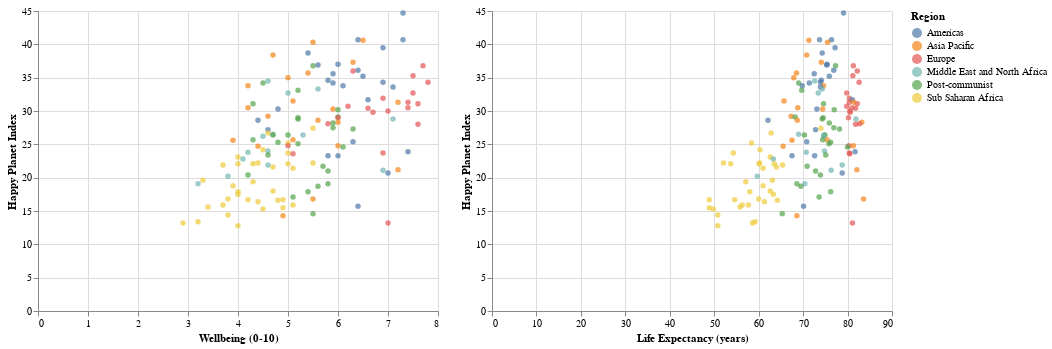

The code cell stored with this chart in its notebook:
### Code cell
# hover and tooltip across multiple charts
selected_area = alt.selection_interval()
chart = alt.Chart(hpi_df).mark_circle().encode(
    y='Happy Planet Index',
    color=alt.condition(selected_area, 'Region', alt.
value('lightgray'))
).add_selection(
selected_area
)
chart1 = chart.encode(x='Wellbeing (0-10)')
chart2 = chart.encode(x='Life Expectancy (years)')
chart1 | chart2

### Figure 1 — Vega-Lite specification as saved in the notebook (floating-point values rounded to 4 significant figures; data arrays with more than 128 entries replaced by an {"elided": "..."} marker saying what was removed)
{"config": {"view": {"continuousWidth": 400, "continuousHeight": 300}}, "hconcat": [{"mark": "circle", "encoding": {"color": {"condition": {"field": "Region", "type": "nominal", "selection": "selector004"}, "value": "lightgray"}, "x": {"field": "Wellbeing (0-10)", "type": "quantitative"}, "y": {"field": "Happy Planet Index", "type": "quantitative"}}, "selection": {"selector004": {"type": "interval"}}}, {"mark": "circle", "encoding": {"color": {"condition": {"field": "Region", "type": "nominal", "selection": "selector004"}, "value": "lightgray"}, "x": {"field": "Life Expectancy (years)", "type": "quantitative"}, "y": {"field": "Happy Planet Index", "type": "quantitative"}}, "selection": {"selector004": {"type": "interval"}}}], "data": {"name": "data-06c1dbec64553b487ce4599ce4c93c9b"}, "$schema": "https://vega.github.io/schema/vega-lite/v4.17.0.json", "datasets": {"data-06c1dbec64553b487ce4599ce4c93c9b": {"elided": "140 records"}}}
